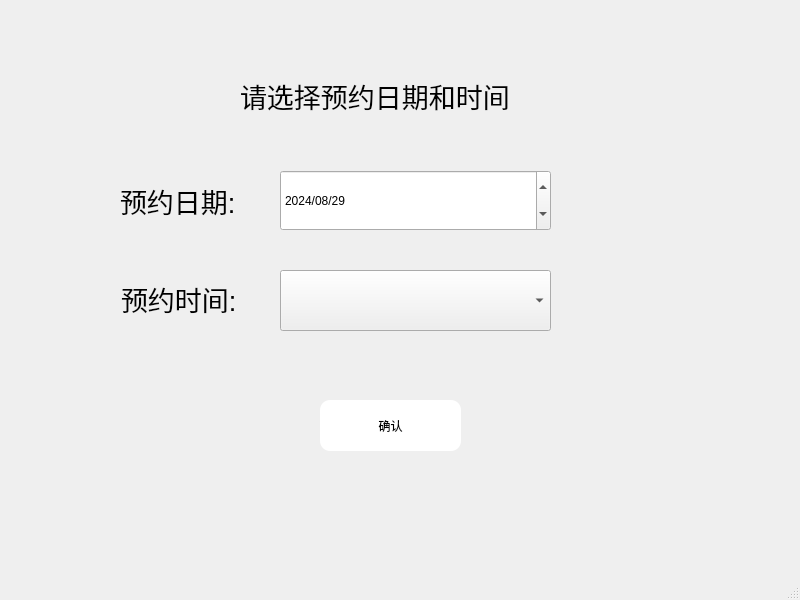
<?xml version="1.0" encoding="UTF-8"?>
<ui version="4.0">
 <class>MainWindow</class>
 <widget class="QMainWindow" name="MainWindow">
  <property name="geometry">
   <rect>
    <x>0</x>
    <y>0</y>
    <width>800</width>
    <height>600</height>
   </rect>
  </property>
  <property name="windowTitle">
   <string>MainWindow</string>
  </property>
  <property name="styleSheet">
   <string notr="true">#centralwidget{border-image: url(:/background/蓝色渐变.jpg);}
#MainWindow{border-image: url(:/background/蓝色渐变.jpg);}
</string>
  </property>
  <widget class="QWidget" name="centralwidget">
   <widget class="QLabel" name="label">
    <property name="geometry">
     <rect>
      <x>240</x>
      <y>60</y>
      <width>271</width>
      <height>71</height>
     </rect>
    </property>
    <property name="font">
     <font>
      <pointsize>20</pointsize>
     </font>
    </property>
    <property name="text">
     <string>请选择预约日期和时间</string>
    </property>
   </widget>
   <widget class="QLabel" name="label_2">
    <property name="geometry">
     <rect>
      <x>120</x>
      <y>180</y>
      <width>191</width>
      <height>41</height>
     </rect>
    </property>
    <property name="font">
     <font>
      <pointsize>20</pointsize>
     </font>
    </property>
    <property name="text">
     <string>预约日期:</string>
    </property>
   </widget>
   <widget class="QDateEdit" name="dateEdit">
    <property name="geometry">
     <rect>
      <x>280</x>
      <y>170</y>
      <width>271</width>
      <height>61</height>
     </rect>
    </property>
    <property name="displayFormat">
     <string>yyyy/MM/dd</string>
    </property>
    <property name="date">
     <date>
      <year>2024</year>
      <month>8</month>
      <day>29</day>
     </date>
    </property>
   </widget>
   <widget class="QLabel" name="label_3">
    <property name="geometry">
     <rect>
      <x>121</x>
      <y>278</y>
      <width>191</width>
      <height>41</height>
     </rect>
    </property>
    <property name="font">
     <font>
      <pointsize>20</pointsize>
     </font>
    </property>
    <property name="text">
     <string>预约时间:</string>
    </property>
   </widget>
   <widget class="QComboBox" name="comboBox">
    <property name="geometry">
     <rect>
      <x>280</x>
      <y>270</y>
      <width>271</width>
      <height>61</height>
     </rect>
    </property>
   </widget>
   <widget class="QPushButton" name="pushButton">
    <property name="geometry">
     <rect>
      <x>320</x>
      <y>400</y>
      <width>141</width>
      <height>51</height>
     </rect>
    </property>
    <property name="styleSheet">
     <string notr="true">#pushButton{border-radius:10px;}
#pushButton{background-color: rgb(255, 255, 255);}
</string>
    </property>
    <property name="text">
     <string>确认</string>
    </property>
   </widget>
  </widget>
  <widget class="QMenuBar" name="menubar">
   <property name="geometry">
    <rect>
     <x>0</x>
     <y>0</y>
     <width>800</width>
     <height>22</height>
    </rect>
   </property>
  </widget>
  <widget class="QStatusBar" name="statusbar"/>
 </widget>
 <resources/>
 <connections/>
</ui>
